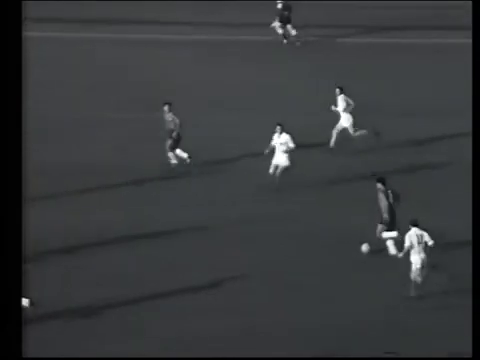
#> input picture frame 144 of video_original.mp4, 480 x 360 px
$ jupyter execute --allow-errors colorizacion.ipynb
#> lines starting #> are read from the running program, lines starting #| are printed output that depends on the picture
#> further down, frame is the input picture: shape (360, 480, 3); mean B, G, R 61.2, 59.2, 56.8
[cell 1]
import cv2
import numpy as np
from openvino.runtime import Core

PRECISION = "FP32"
MODEL_NAME = "colorization-v2"
MODEL_PATH = "C:/Users/Pedro/public/colorization-v2/FP32/colorization-v2.xml"
DATA_DIR = "data"
DEVICE = "GPU"

# openvino inference
#> (the rest of this cell did not finish here and is left out)

Se realiza misma operación pero con modelo aplicable a imágenes y videos "colorization-siggraph" para evaluar diferencias con modelo "colorization-v2".

[cell 2]
PRECISION = "FP32"
MODEL_NAME = "colorization-siggraph"
MODEL_PATH = "C:/Users/Pedro/public/colorization-siggraph/FP32/colorization-siggraph.xml"
DATA_DIR = "data"
DEVICE = "GPU"

# openvino inference
#> (the rest of this cell did not finish here and is left out)

[cell 3]
# Implementacion de mejora de video_original.
import cv2
import numpy as np

# Función para aplicar superresolución
def aplicar_superresolucion(frame):
    # Función cv2.resize para aumentar la resolución
    superres_frame = cv2.resize(frame, None, fx=2, fy=2, interpolation=cv2.INTER_CUBIC)
    return superres_frame

# Función para aplicar corrección de contraste
def aplicar_correccion_contraste(frame):
    # Función cv2.equalizeHist para ecualizar el histograma
    frame_gris = cv2.cvtColor(frame, cv2.COLOR_BGR2GRAY)
    contraste_frame = cv2.equalizeHist(frame_gris)
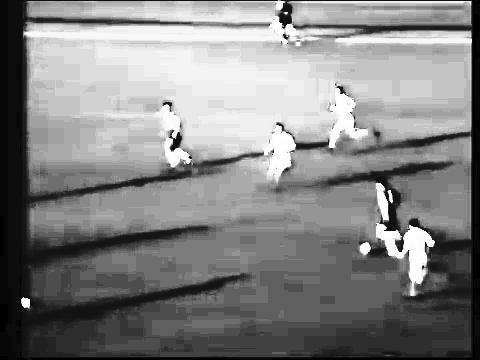
#> contraste_frame: shape (360, 480); min 0, max 255, mean 131.2
    return cv2.cvtColor(contraste_frame, cv2.COLOR_GRAY2BGR)

# Función para aplicar reducción de ruido
def aplicar_reduccion_ruido(frame):
    # Función cv2.fastNlMeansDenoising para reducir el ruido
    reduccion_ruido_frame = cv2.fastNlMeansDenoisingColored(frame, None, 10, 10, 7, 21)
    return reduccion_ruido_frame

# Cargar el video original
video_original = cv2.VideoCapture('video_original.mp4')

# Obtener las propiedades del video original
fps = int(video_original.get(cv2.CAP_PROP_FPS))
frame_width = int(video_original.get(cv2.CAP_PROP_FRAME_WIDTH))
frame_height = int(video_original.get(cv2.CAP_PROP_FRAME_HEIGHT))
frame_count = int(video_original.get(cv2.CAP_PROP_FRAME_COUNT))

# Crear un objeto VideoWriter para guardar el video mejorado
fourcc = cv2.VideoWriter_fourcc(*'mp4v')
video_mejorado = cv2.VideoWriter('video_mejorado.mp4', fourcc, fps, (frame_width, frame_height))

# Procesar cada fotograma del video original
while True:
    ret, frame = video_original.read()
    if not ret:
        break

    # Aplicar superresolución al frame
    frame_superresolucion = aplicar_superresolucion(frame)

    # Aplicar corrección de contraste al frame
    frame_correccion_contraste = aplicar_correccion_contraste(frame)

    # Aplicar reducción de ruido al frame
    frame_reduccion_ruido = aplicar_reduccion_ruido(frame)

    # Redimensionar frame_superresolucion para que tenga las mismas dimensiones que los otros marcos
    frame_superresolucion = cv2.resize(frame_superresolucion, (frame_correccion_contraste.shape[1], frame_correccion_contraste.shape[0]))

    # Combinar los frames procesados para obtener el resultado final
    frame_mejorado = cv2.addWeighted(frame_superresolucion, 1/3, frame_correccion_contraste, 1/3, 0)
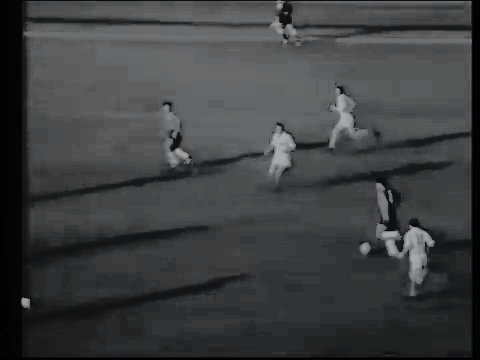
#> frame_mejorado: shape (360, 480, 3); mean B, G, R 64.2, 63.5, 62.7
    frame_mejorado = cv2.addWeighted(frame_mejorado, 1, frame_reduccion_ruido, 1/3, 0)
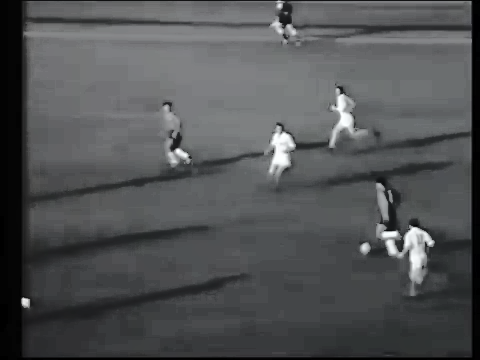
#> frame_mejorado: shape (360, 480, 3); mean B, G, R 84.6, 83.1, 81.4

    # Escribir el frame procesado en el video mejorado
    video_mejorado.write(frame_mejorado)

# Liberar los recursos
video_original.release()
video_mejorado.release()
cv2.destroyAllWindows()

$ run again, starting later in the video
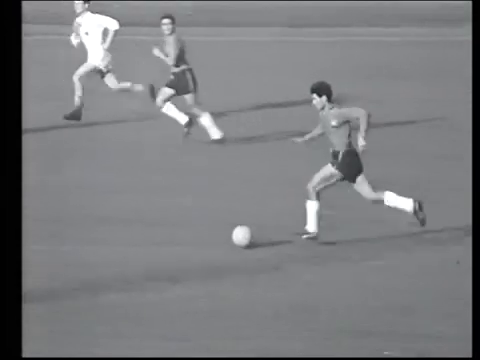
#> input picture frame 648 of video_original.mp4, 480 x 360 px
#> frame is the input picture: shape (360, 480, 3); mean B, G, R 128.1, 125.4, 124.5
#> in aplicar_correccion_contraste, `contraste_frame = cv2.equalizeHist(frame_gris)`:
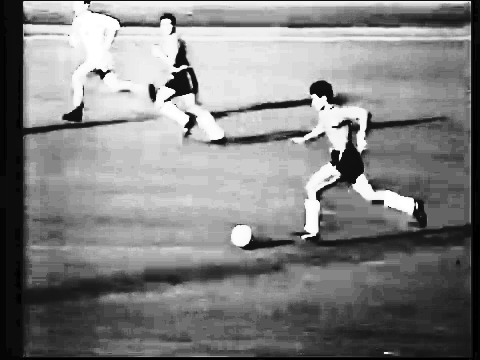
#> contraste_frame: shape (360, 480); min 0, max 255, mean 129.7
#> `frame_mejorado = cv2.addWeighted(frame_mejorado, 1, frame_reduccion_ru..`:
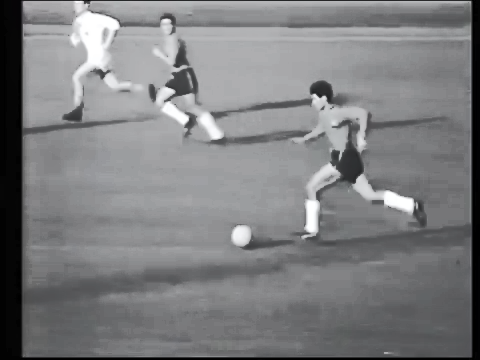
#> frame_mejorado: shape (360, 480, 3); mean B, G, R 128.5, 126.7, 126.1

$ run again, starting later in the video
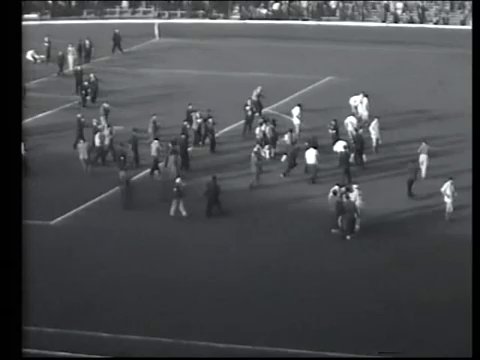
#> input picture frame 1152 of video_original.mp4, 480 x 360 px
#> frame is the input picture: shape (360, 480, 3); mean B, G, R 78.1, 75.6, 74.2
#> in aplicar_correccion_contraste, `contraste_frame = cv2.equalizeHist(frame_gris)`:
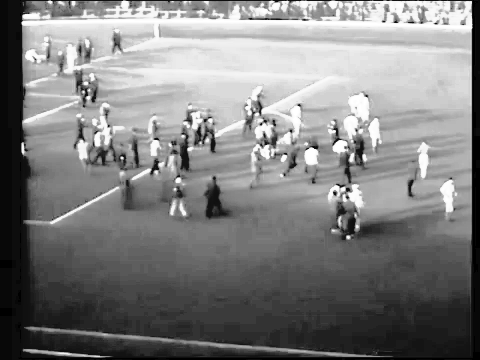
#> contraste_frame: shape (360, 480); min 0, max 255, mean 127.8
#> `frame_mejorado = cv2.addWeighted(frame_mejorado, 1, frame_reduccion_ru..`:
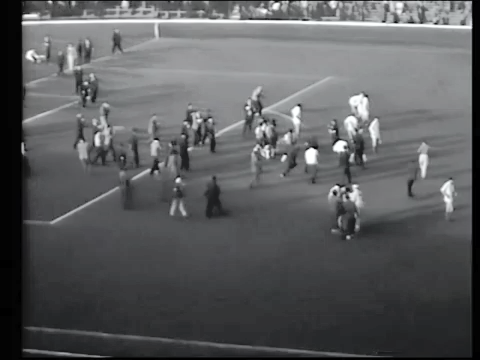
#> frame_mejorado: shape (360, 480, 3); mean B, G, R 94.4, 92.9, 91.8
